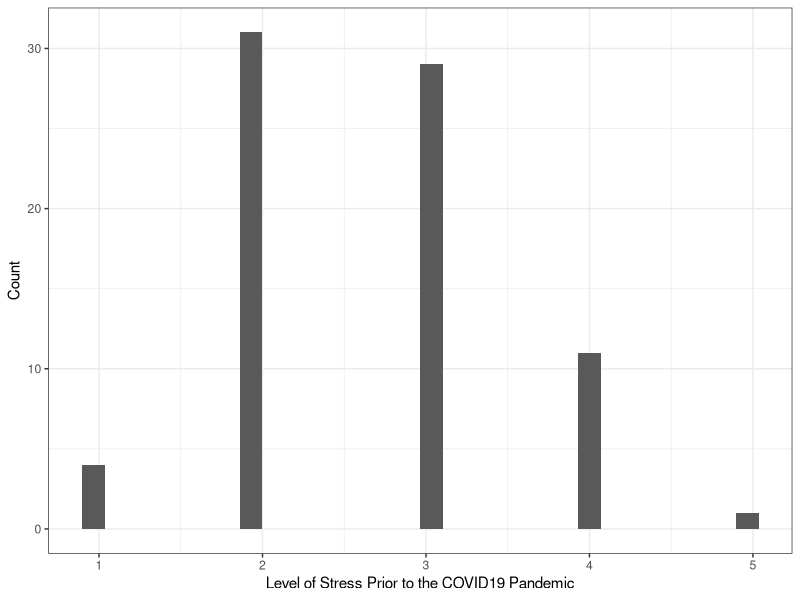
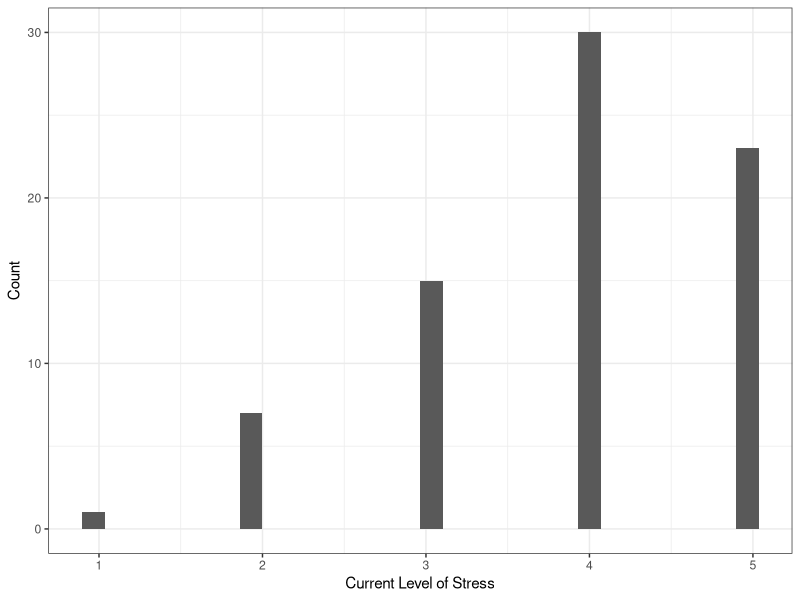

Write R code to recreate these figures, in order.
## ---- chunk 1
knitr::opts_chunk$set(echo = TRUE)
library(tidyverse)
## ---- chunk 2
# Import data
survey = readxl::read_excel("./data/WIM COVID 19 Data.xlsx")
survey = survey[-1,]
## ---- chunk 3
survey$Q1 = as.numeric(survey$Q1)
wilcox.test(survey$Q1, mu = 1)
## ---- chunk 4
survey$Q2 = as.numeric(survey$Q2)
wilcox.test(survey$Q2, mu = 1)
## ---- chunk 5
survey$Q4 = as.numeric(survey$Q4)
wilcox.test(survey$Q4, mu = 1)
## ---- chunk 6
survey$Q7 = as.numeric(survey$Q7)
wilcox.test(survey$Q7, mu = 1)
## ---- chunk 7
survey$Q8 = as.numeric(survey$Q8)
wilcox.test(survey$Q8, mu = 1)
## ---- chunk 8
Q9 = survey$Q9 %>% as.numeric()
Q9 = Q9[!is.na(Q9)]

wilcox.test(Q9, mu = 1)
## ---- chunk 9
survey$Q10 = as.numeric(survey$Q10)
wilcox.test(survey$Q10, mu = 1)
## ---- chunk 10
survey$Q16 = as.numeric(survey$Q16)
Q16 = survey$Q16[!is.na(survey$Q16)]
survey$Q17 = as.numeric(survey$Q17)
Q17 = survey$Q17[!is.na(survey$Q17)]
wilcox.test(Q16, Q17)
Q1617.compare = data.frame(
  Q16,
  Q17
)
Q1617.compare %>% 
  ggplot(aes(x = Q16)) + geom_histogram() + theme_bw() + labs(
    x = "Level of Stress Prior to the COVID19 Pandemic",
    y = "Count"
  )
Q1617.compare %>% 
  ggplot(aes(x = Q17)) + geom_histogram() + theme_bw() + labs(
    x = "Current Level of Stress",
    y = "Count"
  )
## ---- chunk 11
survey$Q18 = as.numeric(survey$Q18)
wilcox.test(survey$Q10, mu = 1)
